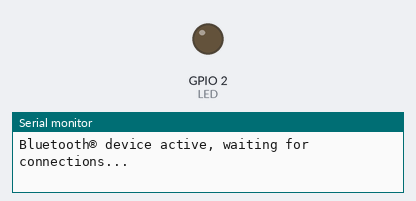
The sketch below on a simulated ESP32. Shown: output pins drawn as LEDs (lit = HIGH), the last lines printed to the serial monitor. Nothing arrives over Bluetooth unless stated; a phone connects over Bluetooth LE 3 s after start.

Above: at 1.1 s.
At 3.1 s:
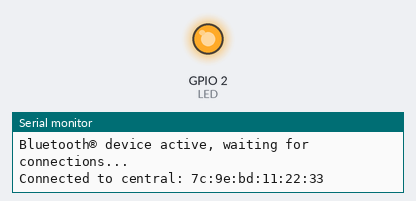
Timing chart, 0 to 4.6 s (numbered marks = the images above):
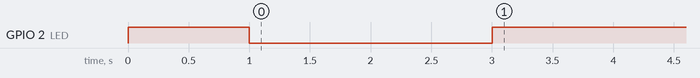

Measured:
- by itself, GPIO 2 (LED): HIGH → LOW at 1.0 s, → HIGH 2.0 s later

The sketch:

AccelerometroBLE_ESP32.ino
```cpp
#include <ArduinoBLE.h>
#include <esp_task_wdt.h>
#include <Filters.h>
#include <math.h>

#ifdef C3
  #define LED 3
#else
 #define LED LED_BUILTIN
#endif

#define GSR_ADC 32

//BLEService BatteryService("19B1180F-E8F2-537E-4F6C-D104768A1214");
// Bluetooth® Low Energy Battery Level Characteristic
//BLEUnsignedIntCharacteristic batteryLevelChar("19B12A19-E8F2-537E-4F6C-D104768A1214",  // standard 16-bit characteristic UUID
//    BLERead | BLENotify); // remote clients will be able to get notifications if this characteristic changes
// Bluetooth® Low Energy Battery Service

BLEService DataService("19B10000-E8F2-537E-4F6C-D104768A1214");
// Bluetooth® Low Energy Battery Level Characteristic
BLEUnsignedIntCharacteristic xChar("19B10001-E8F2-537E-4F6C-D104768A1214",  // standard 16-bit characteristic UUID
    BLERead | BLENotify); // remote clients will be able to get notifications if this characteristic changes
BLEUnsignedIntCharacteristic yChar("19B10002-E8F2-537E-4F6C-D104768A1214",  // standard 16-bit characteristic UUID
    BLERead | BLENotify); // remote clients will be able to get notifications if this characteristic changes
BLEUnsignedIntCharacteristic zChar("19B10003-E8F2-537E-4F6C-D104768A1214",  // standard 16-bit characteristic UUID
    BLERead | BLENotify); // remote clients will be able to get notifications if this characteristic changes
BLEUnsignedIntCharacteristic moduleChar("19B10004-E8F2-537E-4F6C-D104768A1214",  // standard 16-bit characteristic UUID
    BLERead | BLENotify); // remote clients will be able to get notifications if this characteristic changes


//FilterOnePole gsrFilter(LOWPASS, 1.0F);
//FilterOnePole hrFilterHP(LOWPASS, 2.0F);
//FilterOnePole hrFilterLP(HIGHPASS, 1.0F);
//FilterOnePole beatFilter(LOWPASS, 0.5F);

int oldBatteryLevel = 0;  // last battery level reading from analog input


void setup() {
  Serial.begin(115200);    // initialize serial communication
  //while (!Serial);

  analogSetPinAttenuation(GSR_ADC, ADC_11db);

  initBLE();


  pinMode(LED, OUTPUT); // initialize the built-in LED pin to indicate when a central is connected
  digitalWrite(LED, HIGH);
  delay(1000);
  digitalWrite(LED, LOW);
  // begin initialization
  Serial.println("Bluetooth® device active, waiting for connections...");
}

void initBLE(){
    if (!BLE.begin()) {
    Serial.println("starting BLE failed!");
    while (1);
  }


  BLE.setLocalName("Accelerometro");
  BLE.setAdvertisedService(DataService); // add the service UUID

  DataService.addCharacteristic(xChar); // add the battery level characteristic
  DataService.addCharacteristic(yChar); // add the battery level characteristic
  DataService.addCharacteristic(zChar);
  DataService.addCharacteristic(moduleChar);

  BLE.addService(DataService); // Add the battery service

  xChar.writeValue(0); // set initial value for this characteristic
  yChar.writeValue(0);
  zChar.writeValue(0); // set initial value for this characteristic
  moduleChar.writeValue(0);
  // start advertising

  BLE.advertise();

}


void loop() {

  BLEDevice central = BLE.central();

  // if a central is connected to the peripheral:
  if (central) {
    Serial.print("Connected to central: ");
    // print the central's BT address:
    Serial.println(central.address());
    // turn on the LED to indicate the connection:
    digitalWrite(LED, HIGH);

    // check the battery level every 200ms
    // while the central is connected:

    while(central.connected())
    {
      for(float i = 0; i < 2 * M_PI; i += 0.01) {  // Genera un ciclo completo della sinusoide
      int value = 2048 + (2047 * sin(i));  // Genera il valore analogico della sinusoide
      xChar.writeValue(value); // set initial value for this characteristic
      yChar.writeValue(value);
      zChar.writeValue(value);
      delayMicroseconds(10);  // Puoi regolare questa velocità a seconda delle tue esigenze
    }


    }

    // when the central disconnects, turn off the LED:
    digitalWrite(LED, LOW);
    Serial.print("Disconnected from central: ");
    Serial.println(central.address());
    BLE.end();
//    initBLE();
    esp_task_wdt_init(1, true);
    esp_task_wdt_add(NULL);
  }


}
```
